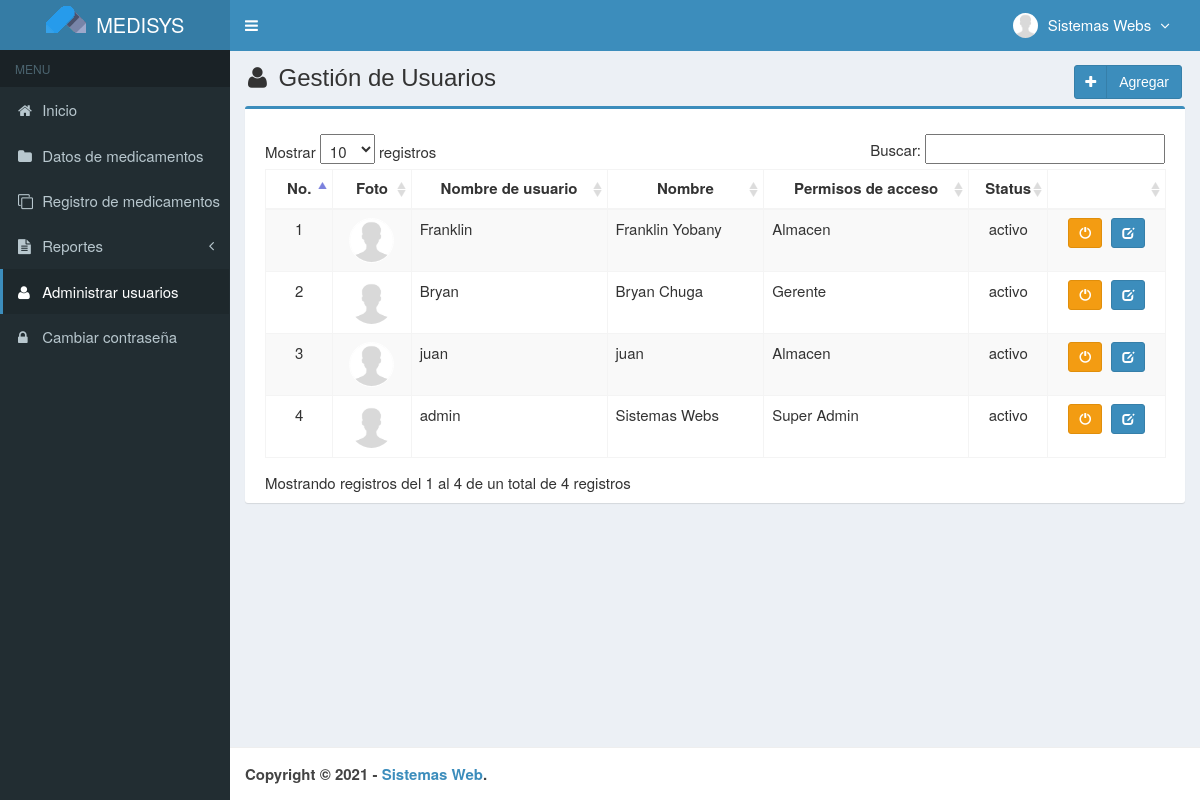
The app's page /main.php?module=user (signed in) with its own data.
### tables this page shows
CREATE TABLE `usuarios` (
  `id_user` int(3) NOT NULL,
  `username` varchar(50) NOT NULL,
  `name_user` varchar(50) NOT NULL,
  `password` varchar(50) NOT NULL,
  `email` varchar(50) DEFAULT NULL,
  `telefono` varchar(13) DEFAULT NULL,
  `foto` varchar(100) DEFAULT NULL,
  `permisos_acceso` enum('Super Admin','Gerente','Almacen') NOT NULL,
  `status` enum('activo','bloqueado') NOT NULL DEFAULT 'activo',
  `created_at` timestamp NOT NULL DEFAULT current_timestamp(),
  `updated_at` timestamp NOT NULL DEFAULT current_timestamp() ON UPDATE current_timestamp()
);

### modules/user/view.php (the view, shortened to what this page needs)
<section class="content-header">
  <h1>
    <i class="fa fa-user icon-title"></i> Gestión de Usuarios
    <a class="btn btn-primary btn-social pull-right" href="?module=form_user&form=add" title="Agregar" data-toggle="tooltip">
      <i class="fa fa-plus"></i> Agregar
    </a>
  </h1>
</section>
<section class="content">
  <div class="row">
    <div class="col-md-12">
      <div class="box box-primary">
        <div class="box-body">
          <table id="dataTables1" class="table table-bordered table-striped table-hover">
            <thead>
              <tr>
                <th class="center">No.</th>
                <th class="center">Foto</th>
                <th class="center">Nombre de usuario</th>
                <th class="center">Nombre</th>
                <th class="center">Permisos de acceso</th>
                <th class="center">Status</th>
                <th class="center"></th>
              </tr>
            </thead>
                        <tbody>
            <?php
            $no = 1;
            $query = mysqli_query($mysqli, "SELECT * FROM usuarios ORDER BY id_user DESC")
                                            or die('error: '.mysqli_error($mysqli));
            while ($data = mysqli_fetch_assoc($query)) {
              echo "<tr>
                      <td width='50' class='center'>$no</td>";
                      if ($data['foto']=="") { ?>
                        <td class='center'><img class='img-user' src='images/user/user-default.png' width='45'></td>
                      <?php
                      } else { ?>
                        <td class='center'><img class='img-user' src='images/user/<?php echo $data['foto']; ?>' width='45'></td>
                      <?php
                      }
              echo "  <td>$data[username]</td>
                      <td>$data[name_user]</td>
                      <td>$data[permisos_acceso]</td>
                      <td class='center'>$data[status]</td>
                      <td class='center' width='100'>
                          <div>";
                          if ($data['status']=='activo') { ?>
                            <a data-toggle="tooltip" data-placement="top" title="Bloqueado" style="margin-right:5px" class="btn btn-warning btn-sm" href="modules/user/proses.php?act=off&id=<?php echo $data['id_user'];?>">
                                <i style="color:#fff" class="glyphicon glyphicon-off"></i>
                            </a>
            <?php
                          }
                          else { ?>
                            <a data-toggle="tooltip" data-placement="top" title="activo" style="margin-right:5px" class="btn btn-success btn-sm" href="modules/user/proses.php?act=on&id=<?php echo $data['id_user'];?>">
                                <i style="color:#fff" class="glyphicon glyphicon-ok"></i>
                            </a>
            <?php
                          }
              echo "      <a data-toggle='tooltip' data-placement='top' title='Modificar' class='btn btn-primary btn-sm' href='?module=form_user&form=edit&id=$data[id_user]'>
                                <i style='color:#fff' class='glyphicon glyphicon-edit'></i>
                            </a>
                          </div>
                      </td>
                    </tr>";
              $no++;
            }
            ?>
            </tbody>
          </table>
        </div>
      </div>
    </div>
  </div>
</section><!-- /.content

### top-menu.php (shortened to what this page needs)
<?php
require_once "config/database.php";
$query = mysqli_query($mysqli, "SELECT id_user, name_user, foto, permisos_acceso FROM usuarios WHERE id_user='$_SESSION[id_user]'")
                                or die('error: '.mysqli_error($mysqli));
$data = mysqli_fetch_assoc($query);
?>
<li class="dropdown user user-menu">
  <a href="#" class="dropdown-toggle" data-toggle="dropdown">
  <?php
  if ($data['foto']=="") { ?>
    <img src="images/user/user-default.png" class="user-image" alt="User Image"/>
  <?php
  }
  else { ?>
    <img src="images/user/<?php echo $data['foto']; ?>" class="user-image" alt="User Image"/>
  <?php
  }
  ?>
    <span class="hidden-xs"><?php echo $data['name_user']; ?> <i style="margin-left:5px" class="fa fa-angle-down"></i></span>
  </a>
</li>

### assets/css/style.css (style rules this page uses)
.btn-social *:first-child { border-right: 1px solid rgba(0, 0, 0, 0.1); bottom: 0; font-size: 1em !important; left: 0; line-height: 32px !important; position: absolute; text-align: center; top: 0; width: 32px !important; }
.content-header { padding: 15px 18px 0; position: relative; }
.center { text-align:center; }
.img-user { border: 1px solid #fff; border-radius: 100%; }
.icon-title { margin-right: 5px; }
body { background-color: #fff; color: #333; font-size: 15px; line-height: 1.42857; }

### records on screen
usuarios: foto (placeholder picture), name_user "Sistemas Webs", username "admin", permisos_acceso "Super Admin", status "activo"
usuarios: username "Franklin", name_user "Franklin Yobany", permisos_acceso "Almacen", status "activo"
usuarios: username "Bryan", name_user "Bryan Chuga", permisos_acceso "Gerente", status "activo"
usuarios: username "juan", name_user "juan", permisos_acceso "Almacen", status "activo"
